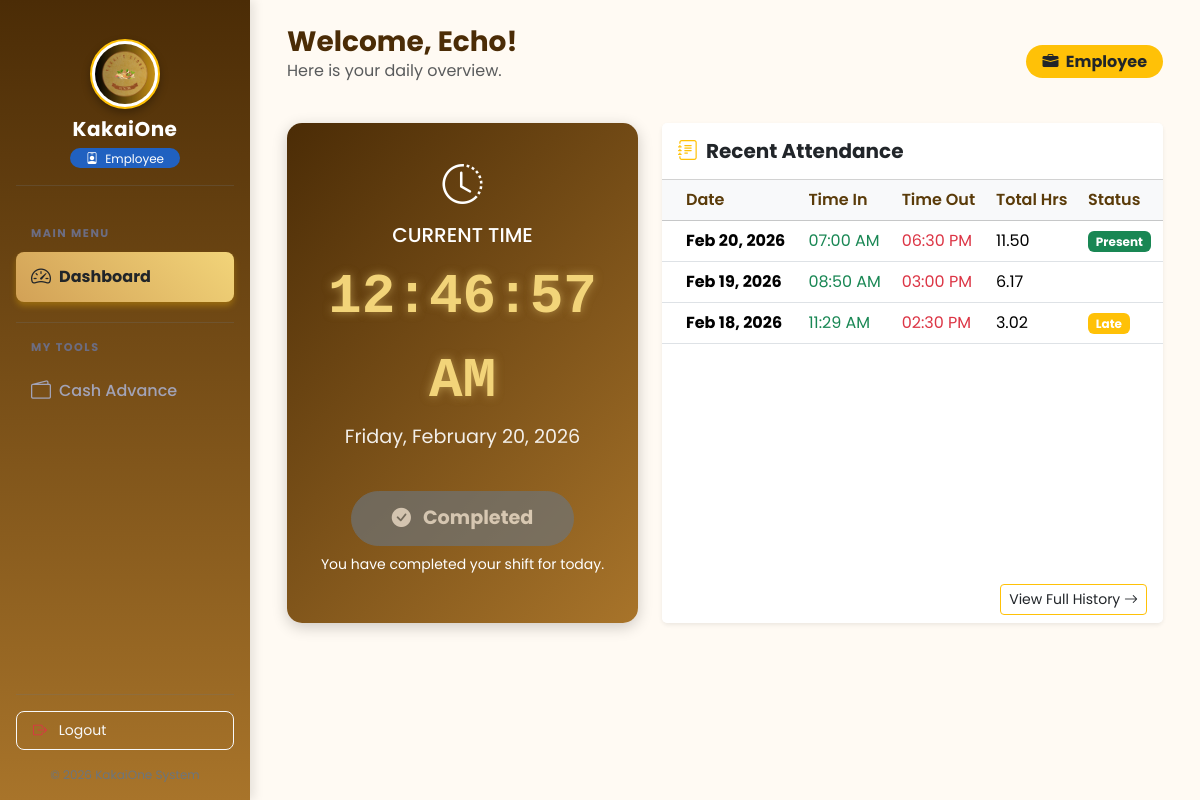
Page /frontend/dashboard/employee_dashboard.php (signed in) on the committed database.
### tables this page shows
CREATE TABLE `attendance` (
  `attendance_id` int(11) NOT NULL,
  `employee_id` int(11) DEFAULT NULL,
  `time_in` datetime DEFAULT NULL,
  `time_out` datetime DEFAULT NULL,
  `status` enum('Pending','Present','Late','Absent','Approved','Rejected') DEFAULT 'Pending',
  `total_hours` decimal(5,2) DEFAULT 0.00,
  `pending_overtime` decimal(5,2) DEFAULT 0.00,
  `approved_overtime` decimal(5,2) DEFAULT 0.00,
  `remarks` varchar(255) DEFAULT NULL,
  `created_at` timestamp NOT NULL DEFAULT current_timestamp()
);

### frontend/dashboard/employee_dashboard.php (the view, shortened to what this page needs)
<?php
require_once __DIR__ . '/../../config/db.php';
$employee_id = $_SESSION['employee_id'];
$attendanceStatus = 'clock_in';
try {
    $stmt = $pdo->prepare("
        SELECT * FROM attendance
        WHERE employee_id = ? AND DATE(time_in) = CURDATE()
        LIMIT 1
    ");
    $stmt->execute([$employee_id]);
    $todayLog = $stmt->fetch();
    if ($todayLog) {
        if ($todayLog['time_out'] === NULL) {
            $attendanceStatus = 'clock_out';
        } else {
            $attendanceStatus = 'completed';
        }
    }
} catch (PDOException $e) {
}
try {
    $histStmt = $pdo->prepare("
        SELECT * FROM attendance
        WHERE employee_id = ?
        ORDER BY time_in DESC
        LIMIT 5
    ");
    $histStmt->execute([$employee_id]);
    $history = $histStmt->fetchAll();
} catch (PDOException $e) {
    $history = [];
}
?>
<!DOCTYPE html>
<html lang="en">
<head>
    <?php include '../includes/links.php'; ?>
</head>
<body>
    <?php include '../includes/sidebar.php'; ?>
    <div id="dashboardContainer">
        <main id="main-content" style="margin-left: 250px; padding: 25px; transition: margin-left 0.3s;">
            <div class="container-fluid">
                <div class="d-flex justify-content-between align-items-center mb-4">
                    <div>
                        <h3 class="fw-bold mb-0">Welcome, <?= htmlspecialchars($_SESSION['username'] ?? 'Employee'); ?>!</h3>
                        <p class="text-muted">Here is your daily overview.</p>
                    </div>
                    <div>
                        <span class="badge bg-warning text-dark fs-6 px-3 py-2 rounded-pill">
                            <i class="bi bi-briefcase-fill me-1"></i> <?= htmlspecialchars($_SESSION['role'] ?? 'Staff'); ?>
                        </span>
                    </div>
                </div>
                <div class="row g-4">
                    <div class="col-lg-5">
                        <div class="clock-card h-100 d-flex flex-column justify-content-center">
                            <div class="mb-2"><i class="bi bi-clock-history fs-1"></i></div>
                            <h5 class="text-uppercase tracking-wider">Current Time</h5>
                            <div class="digital-clock" id="liveClock">00:00:00 AM</div>
                            <div class="date-display" id="liveDate">Loading date...</div>
                            <div class="mt-3">
                                <?php if ($attendanceStatus === 'clock_in'): ?>
                                    <button onclick="handleAttendance('in')" class="btn btn-light text-success btn-attendance shadow">
                                        <i class="bi bi-play-circle-fill me-2"></i> Time In
                                    </button>
                                <?php elseif ($attendanceStatus === 'clock_out'): ?>
                                    <button onclick="handleAttendance('out')" class="btn btn-light text-danger btn-attendance shadow">
                                        <i class="bi bi-stop-circle-fill me-2"></i> Time Out
                                    </button>
                                <?php else: ?>
                                    <button class="btn btn-secondary btn-attendance disabled" disabled>
                                        <i class="bi bi-check-circle-fill me-2"></i> Completed
                                    </button>
                                    <p class="mt-2 small text-warning-light">You have completed your shift for today.</p>
                                <?php endif; ?>
                            </div>
                        </div>
                    </div>
                    <div class="col-lg-7">
                        <div class="card shadow-sm border-0 h-100">
                            <div class="card-header bg-white py-3">
                                <h5 class="mb-0 fw-bold text-dark"><i class="bi bi-journal-text me-2 text-warning"></i>Recent Attendance</h5>
                            </div>
                            <div class="card-body p-0">
                                <div class="table-responsive">
                                    <table class="table table-hover align-middle mb-0">
                                        <thead class="table-light">
                                            <tr>
                                                <th class="ps-4">Date</th>
                                                <th>Time In</th>
                                                <th>Time Out</th>
                                                <th>Total Hrs</th>
                                                <th>Status</th>
                                            </tr>
                                        </thead>
                                        <tbody>
                                            <?php if (!empty($history)): ?>
                                                <?php foreach ($history as $log): ?>
                                                    <tr>
                                                        <td class="ps-4 fw-bold"><?= date('M d, Y', strtotime($log['time_in'])); ?></td>
                                                        <td class="text-success">
                                                            <?= date('h:i A', strtotime($log['time_in'])); ?>
                                                        </td>
                                                        <td class="text-danger">
                                                            <?= $log['time_out'] ? date('h:i A', strtotime($log['time_out'])) : '--:--'; ?>
                                                        </td>
                                                        <td>
                                                            <?= $log['total_hours'] ? number_format($log['total_hours'], 2) : '-'; ?>
                                                        </td>
                                                        <td>
                                                            <?php
                                                            $badge = 'secondary';
                                                            if ($log['status'] == 'Present') $badge = 'success';
                                                            if ($log['status'] == 'Late') $badge = 'warning';
                                                            ?>
                                                            <span class="badge bg-<?= $badge; ?>"><?= $log['status']; ?></span>
                                                        </td>
                                                    </tr>
                                                <?php endforeach; ?>
                                            <?php else: ?>
                                                <tr>
                                                    <td colspan="5" class="text-center py-4 text-muted">No attendance records yet.</td>
                                                </tr>
                                            <?php endif; ?>
                                        </tbody>
                                    </table>
                                </div>
                            </div>
                            <div class="card-footer bg-white text-end border-0">
                                <a href="../attendance/my_attendance.php" class="btn btn-sm btn-outline-warning text-dark">View Full History <i class="bi bi-arrow-right"></i></a>
                            </div>
                        </div>
                    </div>
                </div>
            </div>
        </main>
    </div>
</body>
</html>

### frontend/assets/css/style.css (style rules this page uses)
body { font-family: 'Poppins', sans-serif; background-color: #fff9f2; margin: 0; padding: 0; }
#dashboardContainer { min-height: 100vh; display: flex; background-color: #fff9f2; }
#main-content { margin-left: 250px; background-color: #fffaf3; min-height: 100vh; padding: 2rem; width: calc(100% - 250px); transition: all 0.3s ease; }
#main-content h3 { color: #4b2c06; }
.table th { color: #5a3b09; font-weight: 600; }
.clock-card { background: linear-gradient(135deg, #4b2c06, #a8742a); color: #fff; border-radius: 15px; text-align: center; padding: 2rem; box-shadow: 0 4px 15px rgba(0, 0, 0, 0.2); }
.digital-clock { font-size: 3.5rem; font-weight: 700; font-family: 'Courier New', Courier, monospace; text-shadow: 0 0 10px rgba(242, 212, 121, 0.5); color: #f2d479; }
.date-display { font-size: 1.2rem; opacity: 0.9; margin-bottom: 1.5rem; }
.btn-attendance { font-size: 1.2rem; padding: 12px 40px; border-radius: 50px; font-weight: bold; transition: transform 0.2s; }

### rows in the picture
attendance: time_in "Feb 20, 2026", time_in "07:00 AM", time_out "06:30 PM", total_hours "11.50", status "Present"
attendance: time_in "Feb 19, 2026", time_in "08:50 AM", time_out "03:00 PM", total_hours "6.17"
attendance: time_in "Feb 18, 2026", time_in "11:29 AM", time_out "02:30 PM", total_hours "3.02", status "Late"

### other values in the picture
$_SESSION['role'] "Employee"
$_SESSION['username'] "Echo"
